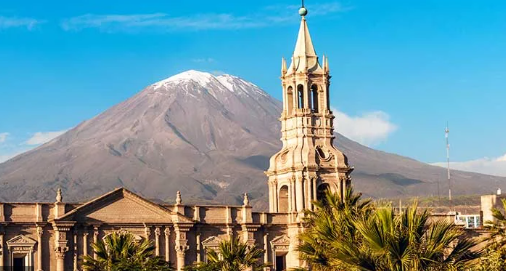
#> input picture ADA/LAB13/aqp.png, 506 x 271 px
$ python main.py
#> lines starting #> are read from the running program, lines starting #| are printed output that depends on the picture
# import the necessary libraries
from skimage import transform
from skimage import filters
import cv2

# read the input image
img = cv2.imread('aqp.png')
#> img is the input picture: shape (271, 506, 3); mean B, G, R 157.9, 150.6, 112.9

# convert image from BGR
# to GRAY scale
gray = cv2.cvtColor(img, cv2.COLOR_BGR2GRAY)
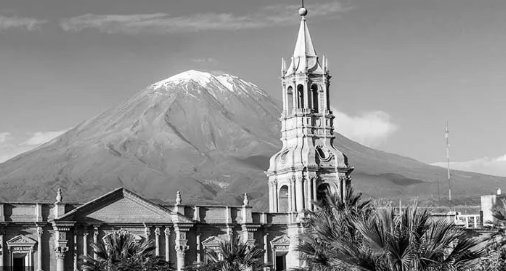
#> gray: shape (271, 506); min 0, max 255, mean 140.2

# filter out the gradient representation
# image to further process for
# seam carving algorithm
# filters.sobel() is used to
# find edges in an image
filtered = filters.sobel(gray.astype("float"))
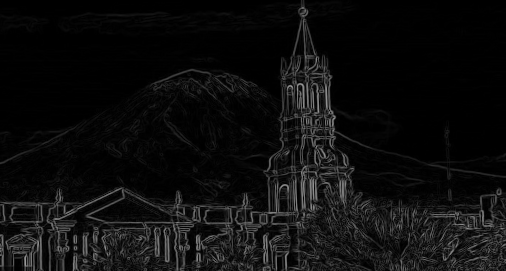
#> filtered: shape (271, 506) float64; min 0, max 156.2, mean 14


for i in range(20, 180, 20):

	# apply seam carve to the image,
	# iterating over the image for
	# multiple frames
	# transform.seam_carve() can transform
	# the seam of image vertically as
	# well as horizontally
#> (the run stopped early here; a loop or call above may not have finished)
